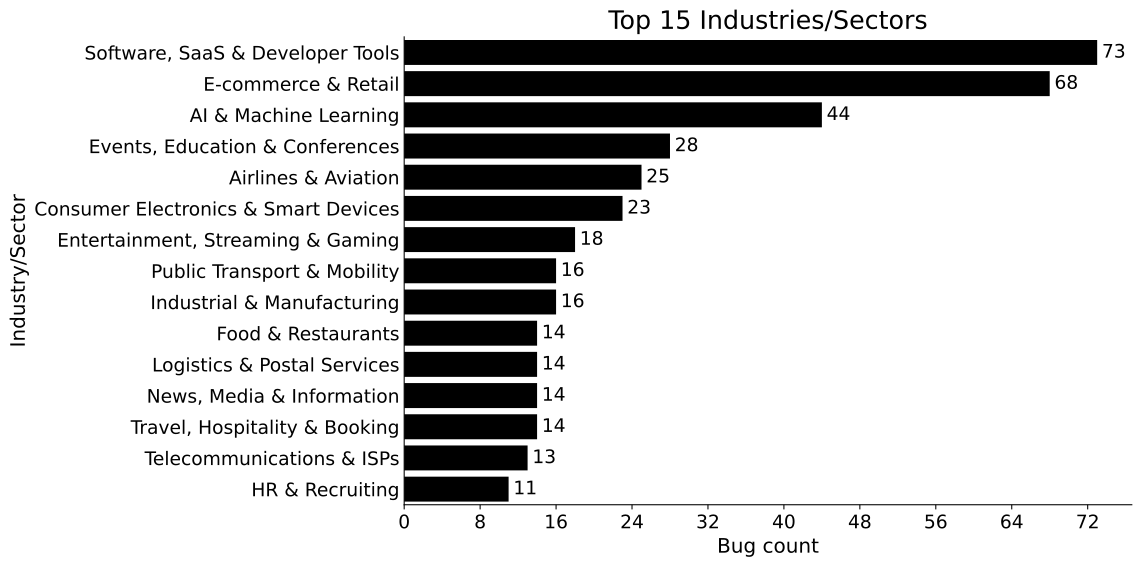

Recreate this plot in Python.
import pandas as pd
import matplotlib.pyplot as plt
import seaborn as sns

# Define output file
svg_filename = "top_15_industries_sectors.svg"

# Load the CSV file
file_path = "Bugs.csv"  # Update with the correct path if necessary
df = pd.read_csv(file_path)

# Clean and process the data
value_counts = df["Industry/Sector"].value_counts()

# Select the top 15
top_15 = value_counts[:15]

# Create the figure
fig, ax = plt.subplots(figsize=(12, 6))
sns.barplot(y=top_15.index, x=top_15.values, color="black", ax=ax)

# Set font size for ticks
plt.xticks(fontsize=14)
plt.yticks(fontsize=14)

# Remove decimals from scale
ax.xaxis.set_major_locator(plt.MaxNLocator(integer=True))

# Display count numbers next to bars
for i, v in enumerate(top_15.values):
    ax.text(v + 0.5, i, str(v), va='center', fontsize=14)

# Remove the top and right spines
ax.spines['top'].set_visible(False)
ax.spines['right'].set_visible(False)

# Set labels and title
ax.set_xlabel("Bug count", fontsize=15)
ax.set_ylabel("Industry/Sector", fontsize=15)
ax.set_title("Top 15 Industries/Sectors", fontsize=19)

# Hide tick marks on the y-axis
ax.tick_params(axis='y', which='both', length=0)

# Adjust layout to prevent label cutoff
plt.tight_layout()

# Save the figure
plt.savefig(svg_filename, format="svg", bbox_inches="tight")
plt.close()

print(f"Graph saved as {svg_filename}")
